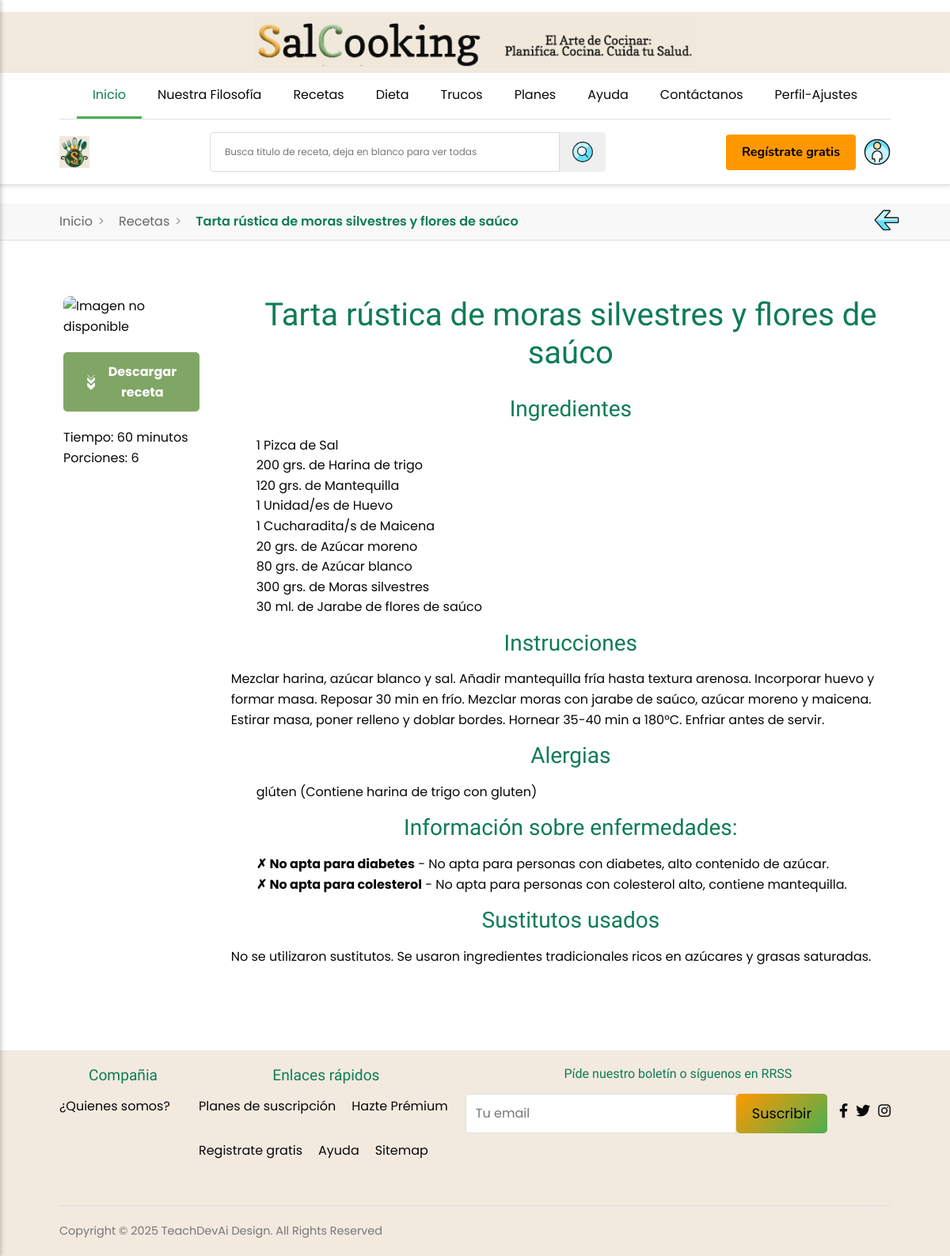
Page /index.php?page=detalle-receta&id=182 on the committed database.
### tables this page shows
CREATE TABLE `recetas` (
  `id` int(11) NOT NULL,
  `nombre` varchar(100) NOT NULL,
  `instrucciones` text NOT NULL,
  `sustitutos` text DEFAULT NULL,
  `tiempo_preparacion` int(11) NOT NULL DEFAULT 1,
  `porciones` int(11) NOT NULL DEFAULT 4,
  `enlace_receta` varchar(255) DEFAULT NULL,
  `tipo_plato` enum('Desayuno','Entrante','Principal','Postre','Cena') DEFAULT NULL
);

CREATE TABLE `receta_ingrediente` (
  `id_receta` int(11) NOT NULL,
  `id_ingrediente` int(11) NOT NULL,
  `cantidad` int(5) DEFAULT NULL,
  `fraccion` varchar(10) DEFAULT NULL,
  `id_unidad` int(11) DEFAULT NULL
);

CREATE TABLE `unidades` (
  `id` int(11) NOT NULL,
  `nombre` varchar(50) DEFAULT NULL,
  `conversion_base` int(10) DEFAULT NULL
);

CREATE TABLE `ingredientes` (
  `id` int(11) NOT NULL,
  `nombre` varchar(100) NOT NULL
);

CREATE TABLE `receta_alergia` (
  `id_receta` int(11) NOT NULL,
  `id_alergia` int(11) NOT NULL,
  `observaciones` varchar(250) DEFAULT NULL
);

CREATE TABLE `alergias` (
  `id` int(11) NOT NULL,
  `nombre` varchar(100) NOT NULL
);

CREATE TABLE `receta_enfermedad` (
  `id_receta` int(11) NOT NULL,
  `id_enfermedad` int(11) NOT NULL,
  `indicaciones` varchar(350) DEFAULT NULL,
  `apta` tinyint(1) NOT NULL COMMENT 'Indica si la receta es apta para esta enfermedad: 1 = sí, 0 = no'
);

CREATE TABLE `enfermedades` (
  `id` int(11) NOT NULL,
  `nombre` varchar(100) NOT NULL
);

### controllers/receta-controller.php (called while the page is built, shortened)
<?php
require_once 'models/receta.php';
class RecetaController {
    public function verDetalle() {
        $id = $_GET['id'] ?? 0;
        $modelo = new Receta();
        $receta = $modelo->getRecetaPorId($id);
        global $conexion;
        $sqlIngredientes = "SELECT i.nombre, ri.cantidad, ri.fraccion, u.nombre as unidad
                           FROM receta_ingrediente ri
                           JOIN ingredientes i ON ri.id_ingrediente = i.id
                           LEFT JOIN unidades u ON ri.id_unidad = u.id
                           WHERE ri.id_receta = " . intval($id);
        $ingredientes = $conexion->query($sqlIngredientes);
        $sqlAlergias = "SELECT a.nombre, ra.observaciones
                       FROM receta_alergia ra
                       JOIN alergias a ON ra.id_alergia = a.id
                       WHERE ra.id_receta = " . intval($id);
        $alergias = $conexion->query($sqlAlergias);
        $sqlEnfermedades = "SELECT e.nombre, re.indicaciones, re.apta
                          FROM receta_enfermedad re
                          JOIN enfermedades e ON re.id_enfermedad = e.id
                          WHERE re.id_receta = " . intval($id);
        $enfermedades = $conexion->query($sqlEnfermedades);
        require 'detalle-receta.php';
    }
}
?>

### models/receta.php (called while the page is built, shortened)
<?php
class Receta
{
    public function getRecetaPorId($id)
    {
        global $conexion;
        $id = intval($id);
        $sql = "SELECT * FROM recetas WHERE id = $id";
        $resultado = $conexion->query($sql);
        return $resultado->fetch_assoc();
    }
}

### detalle-receta.php (the view, shortened to what this page needs)
<?php
$css_extra = '';
$css_extra .= '<link rel="stylesheet" href="styles/filosofia.css?v=' . filemtime('styles/filosofia.css') . '">';
include 'header.php';
?>
<div class="migas-container">
  <div class="container migas-flex">
    <ul class="migas">
      <li><a href="index.php">Inicio</a></li>
      <li><a href="recetas-categoria.php">Recetas</a></li>
      <li class="current"><?php echo htmlspecialchars((string)($receta['nombre'] ?? '')); ?></li>
    </ul>
    <div class="volver-atras-contenedor">
      <a href="javascript:history.back()" class="volver-atras"><img src="sources/iconos/Arrow-Thick-Left-3--Streamline-Ultimate.svg" width="32px" alt="icono atrás" title="Pantalla anterior"></a>
    </div>
  </div>
</div>
<section class="filosofia">
  <div class="contenedor-filosofia">
    <div class="contenido-filosofia">
      <div class="foto">
        <?php
        $imagePath = "sources/platos/id{$receta['id']}.png";
        if (file_exists($imagePath)) {
          echo "<img src='{$imagePath}' alt='Imagen representativa receta' width='300px'>";
        } else {
          echo "<img src='sources/platos/default.png' alt='Imagen no disponible' width='300px'>";
        }
        ?>
        <button class="descargar-lista-btn" id="btn-descargar-receta">
          <img src="sources/iconos/Arrow-Double-Down-1--Streamline-Ultimate.svg" alt="Descargar" width="30px">
          Descargar receta
        </button>
        <p>
          Tiempo: <?= $receta['tiempo_preparacion'] ?> minutos<br>
          Porciones: <?= $receta['porciones'] ?>
        </p>
      </div>
      <div class="texto">
        <h1><?= htmlspecialchars((string)($receta['nombre'] ?? '')) ?></h1>
        <h3>Ingredientes</h3>
        <ul>
          <?php if ($ingredientes && $ingredientes->num_rows > 0): ?>
            <?php while ($fila = $ingredientes->fetch_assoc()): ?>
              <li><?= "{$fila['cantidad']} {$fila['fraccion']} {$fila['unidad']} de {$fila['nombre']}" ?></li>
            <?php endwhile; ?>
          <?php else: ?>
            <li>No se pudieron cargar los ingredientes</li>
          <?php endif; ?>
        </ul>
        <h3>Instrucciones</h3>
        <p><?= nl2br(htmlspecialchars((string)($receta['instrucciones'] ?? ''))) ?></p>
        <?php if ($alergias && $alergias->num_rows > 0): ?>
          <h3>Alergias</h3>
          <ul>
            <?php while ($fila = $alergias->fetch_assoc()): ?>
              <li><?= "{$fila['nombre']}" ?><?= $fila['observaciones'] ? " ({$fila['observaciones']})" : "" ?></li>
            <?php endwhile; ?>
          </ul>
        <?php endif; ?>
        <?php if ($enfermedades && $enfermedades->num_rows > 0): ?>
          <h3>Información sobre enfermedades:</h3>
          <ul>
            <?php while ($fila = $enfermedades->fetch_assoc()): ?>
              <li>
                <?php if ($fila['apta'] == 1): ?>
                  <strong>✓ Apta para <?= $fila['nombre'] ?></strong>
                <?php else: ?>
                  <strong>✗ No apta para <?= $fila['nombre'] ?></strong>
                <?php endif; ?>
                <?= $fila['indicaciones'] ? " - {$fila['indicaciones']}" : "" ?>
              </li>
            <?php endwhile; ?>
          </ul>
        <?php endif; ?>
        <?php if ($receta['sustitutos']): ?>
          <h3>Sustitutos usados</h3>
          <p><?= nl2br(htmlspecialchars((string)($receta['sustitutos'] ?? ''))) ?></p>
        <?php endif; ?>
      </div>
    </div>
  </div>
</section>
<?php
include 'footer.php';
?>

### styles/styles.css (style rules this page uses)
:root { --primary-color: #4caf50; --primary-dark: #0e7c54; --secondary-color: #ff9800; --terciary-color: #F27E93; --terciary-dark: #BF6576; --verde-corp: #80A665; --negro-verdoso: #2D3E2E; --naranja-corp: #d98b2b; --naranja-corp-rgb: 217, 139, 43; --text-color: #080808; --beig-corp: #F2EADF; --white: #ffffff; --border-color: #ddd; font-size: 16px; }
* { margin: 0; padding: 0; box-sizing: border-box; }
body { font-family: 'Poppins', 'Segoe UI', sans-serif; color: var(--text-color); line-height: 1.6; font-size: 1rem; }
h1 { margin-bottom: 30px; font-family: 'Copse', 'Times New Roman', serif; text-align: center; color: var(--primary-dark); font-size: 2.5rem; }
h2, h3, h4, h5 { color: var(--primary-dark); font-family: 'Copse', 'Times New Roman', serif; text-align: center; margin-bottom: 16px; }
a { text-decoration: none; color: inherit; }
ul { list-style: none; }
.container, .main-content, .contenido-trucos, .contenido-contacto, .contenido-recetas, .contenido-perfil { padding: 0 15px; margin: 0 auto; width: 90%; box-sizing: border-box; }
img { max-width: 100%; height: auto; display: block; margin: 0 auto; object-fit: cover; }
.migas-container { background-color: #f8f8f8; padding: 10px 0; border-bottom: 1px solid #e0e0e0; position: relative; display: flex; justify-content: space-between; align-items: center; position: relative; }
.migas { display: flex; list-style: none; padding: 0; margin: 0; }
.migas li { position: relative; padding: 0 15px 0 0; margin-right: 10px; }
.migas li:not(:last-child)::after { content: '>'; position: absolute; right: 0; color: #999; }
.migas li a { color: #666; text-decoration: none; }
.migas li.current { color: var(--primary-dark); font-weight: 600; }
ul.migas { display: flex; align-items: center; gap: 8px; padding: 0; margin: 0; list-style: none; }
.migas-flex { display: flex; align-items: center; justify-content: space-between; position: relative; }
.volver-atras-contenedor { position: absolute; top: 50%; right: 0px; transform: translateY(-50%); }
.volver-atras { display: inline-flex; align-items: center; justify-content: center; padding: 4px; transition: all 0.3s ease; }
.volver-atras img { transition: all 0.3s ease; }
html, body { overflow-x: hidden; width: 100%; }

### styles/filosofia.css (style rules this page uses)
.filosofia { position: relative; padding: 40px 20px; }
.contenedor-filosofia { position: relative; width: 100%; max-width: 1200px; margin: 0 auto; padding: 0 15px; background-color: transparent; padding: 30px; margin: 0 auto; min-height: 800px; overflow: hidden; }
.contenedor-filosofia::before { content: ""; position: absolute; top: 0; left: 0; right: 0; bottom: 0; background-image: url('../sources/fondo-nuevo.png'); background-size: 100% 100%; background-position: center; background-repeat: no-repeat; z-index: -1; opacity: 0.5; }
.contenido-filosofia { display: grid; grid-template-columns: 1fr 5fr; gap: 40px; align-items: start; margin-left: 30px; }
.foto { display: flex; justify-content: space-between; flex-direction: column; gap: 20px; align-items: left; border-radius: 8px; overflow: hidden; max-width: 100%; }
.foto img { max-width: 100%; height: auto; border-radius: 8px; align-items: center; }
.descargar-lista-btn { padding: 12px 25px !important; border: none; border-radius: 5px; cursor: pointer; text-decoration: none; font-weight: bold; transition: background-color 0.3s; background-color: var(--verde-corp); color: var(--white); font-size: 1em; display: inline-flex; align-items: center; gap: 8px; }
.descargar-lista-btn img { width: 20px; height: auto; filter: brightness(0) invert(1); }

### rows in the picture
recetas: nombre "Tarta rústica de moras silvestres y flores de saúco", tiempo_preparacion "60", porciones "6", instrucciones "Mezclar harina, azúcar blanco y sal. Añadir mantequilla fría hasta textura arenosa. Incorporar huevo y formar masa. Reposar 30 min en frío. Mezclar moras con jarabe de saúco, azúcar moreno y maicena. Estirar masa, poner relleno y doblar bordes. Hornear 35-40 min a 180°C. Enfriar antes de servir.", sustitutos "No se utilizaron sustitutos. Se usaron ingredientes tradicionales ricos en azúcares y grasas saturadas."
receta_ingrediente: cantidad "1", id_unidad.nombre "Pizca", id_ingrediente.nombre "Sal"
receta_ingrediente: cantidad "200", id_unidad.nombre "grs.", id_ingrediente.nombre "Harina de trigo"
receta_ingrediente: cantidad "120", id_unidad.nombre "grs.", id_ingrediente.nombre "Mantequilla"
receta_ingrediente: cantidad "1", id_unidad.nombre "Unidad/es", id_ingrediente.nombre "Huevo"
receta_ingrediente: cantidad "1", id_unidad.nombre "Cucharadita/s", id_ingrediente.nombre "Maicena"
receta_ingrediente: cantidad "20", id_unidad.nombre "grs.", id_ingrediente.nombre "Azúcar moreno"
receta_ingrediente: cantidad "80", id_unidad.nombre "grs.", id_ingrediente.nombre "Azúcar blanco"
receta_ingrediente: cantidad "300", id_unidad.nombre "grs.", id_ingrediente.nombre "Moras silvestres"
receta_ingrediente: cantidad "30", id_unidad.nombre "ml.", id_ingrediente.nombre "Jarabe de flores de saúco"
receta_alergia: id_alergia.nombre "glúten", observaciones "Contiene harina de trigo con gluten"
receta_enfermedad: id_enfermedad.nombre "diabetes", indicaciones "No apta para personas con diabetes, alto contenido de azúcar."
receta_enfermedad: id_enfermedad.nombre "colesterol", indicaciones "No apta para personas con colesterol alto, contiene mantequilla."
